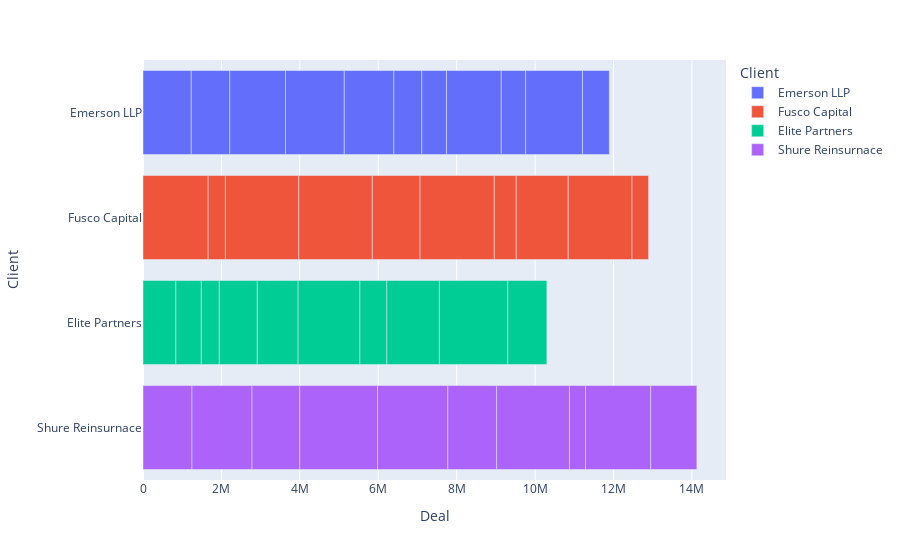

The code cell stored with this chart in its notebook:
### Code cell
fig.show()

### Figure 1 — Plotly figure (JSON) as saved in the notebook; plotly's stock layout.template omitted (floating-point values rounded to 4 significant figures)
{"data": [{"alignmentgroup": "True", "hovertemplate": "Client=%{y}<br>Deal=%{x}<extra></extra>", "legendgroup": "Emerson LLP", "marker": {"color": "#636efa", "opacity": 1, "pattern": {"shape": ""}}, "name": "Emerson LLP", "offsetgroup": "Emerson LLP", "orientation": "h", "showlegend": true, "textposition": "auto", "type": "bar", "x": [1230137, 983719, 1420862, 1499206, 1265747, 711926, 630177, 1395667, 622953, 1449426, 684328], "xaxis": "x", "y": ["Emerson LLP", "Emerson LLP", "Emerson LLP", "Emerson LLP", "Emerson LLP", "Emerson LLP", "Emerson LLP", "Emerson LLP", "Emerson LLP", "Emerson LLP", "Emerson LLP"], "yaxis": "y"}, {"alignmentgroup": "True", "hovertemplate": "Client=%{y}<br>Deal=%{x}<extra></extra>", "legendgroup": "Fusco Capital", "marker": {"color": "#EF553B", "opacity": 1, "pattern": {"shape": ""}}, "name": "Fusco Capital", "offsetgroup": "Fusco Capital", "orientation": "h", "showlegend": true, "textposition": "auto", "type": "bar", "x": [1661482, 440413, 1873998, 1872975, 1217949, 1893623, 559199, 1326025, 1627390, 422443], "xaxis": "x", "y": ["Fusco Capital", "Fusco Capital", "Fusco Capital", "Fusco Capital", "Fusco Capital", "Fusco Capital", "Fusco Capital", "Fusco Capital", "Fusco Capital", "Fusco Capital"], "yaxis": "y"}, {"alignmentgroup": "True", "hovertemplate": "Client=%{y}<br>Deal=%{x}<extra></extra>", "legendgroup": "Elite Partners", "marker": {"color": "#00cc96", "opacity": 1, "pattern": {"shape": ""}}, "name": "Elite Partners", "offsetgroup": "Elite Partners", "orientation": "h", "showlegend": true, "textposition": "auto", "type": "bar", "x": [839584, 647850, 458104, 969382, 1041151, 1577276, 685582, 1340163, 1746563, 995158], "xaxis": "x", "y": ["Elite Partners", "Elite Partners", "Elite Partners", "Elite Partners", "Elite Partners", "Elite Partners", "Elite Partners", "Elite Partners", "Elite Partners", "Elite Partners"], "yaxis": "y"}, {"alignmentgroup": "True", "hovertemplate": "Client=%{y}<br>Deal=%{x}<extra></extra>", "legendgroup": "Shure Reinsurnace", "marker": {"color": "#ab63fa", "opacity": 1, "pattern": {"shape": ""}}, "name": "Shure Reinsurnace", "offsetgroup": "Shure Reinsurnace", "orientation": "h", "showlegend": true, "textposition": "auto", "type": "bar", "x": [1249174, 1532294, 1219028, 1982111, 1792779, 1244787, 1855732, 411475, 1662572, 1176324], "xaxis": "x", "y": ["Shure Reinsurnace", "Shure Reinsurnace", "Shure Reinsurnace", "Shure Reinsurnace", "Shure Reinsurnace", "Shure Reinsurnace", "Shure Reinsurnace", "Shure Reinsurnace", "Shure Reinsurnace", "Shure Reinsurnace"], "yaxis": "y"}], "layout": {"barmode": "relative", "legend": {"title": {"text": "Client"}, "tracegroupgap": 0}, "margin": {"t": 60}, "xaxis": {"anchor": "y", "domain": [0, 1], "title": {"text": "Deal"}}, "yaxis": {"anchor": "x", "categoryarray": ["Shure Reinsurnace", "Elite Partners", "Fusco Capital", "Emerson LLP"], "categoryorder": "array", "domain": [0, 1], "title": {"text": "Client"}}}}
